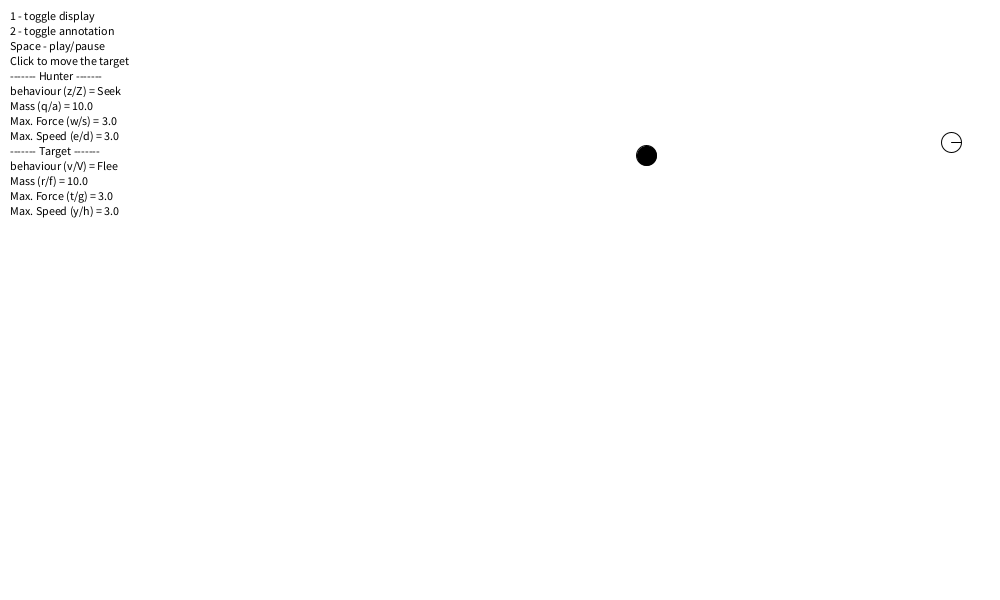
Frame 1 (no input)
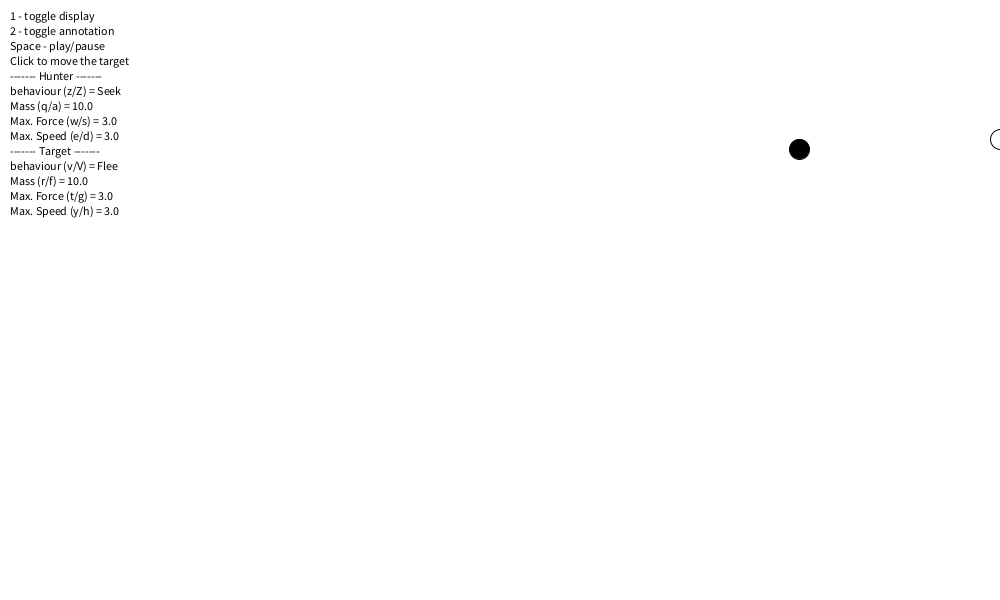
Frame 60 (the mouse pressed at the canvas centre just before this capture)
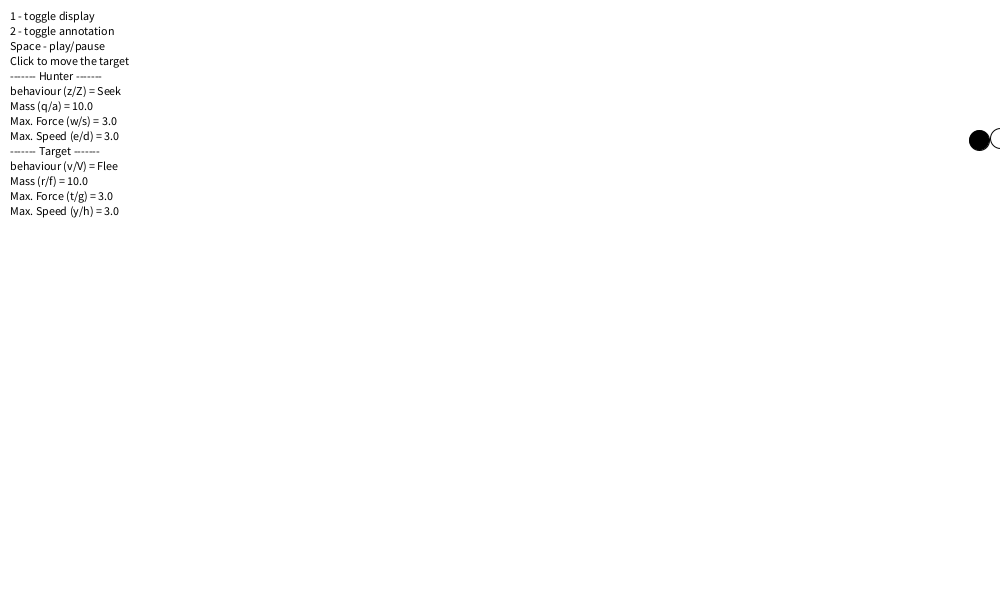
Frame 120 (the mouse held since frame 60 and released just before this capture)

The Processing sketch that drew these frames (run headless with seeded random() and noise(); from frame 60 on, the mouse is pressed at the canvas centre):

// Processing sketch: HuntDemo
// ── HuntDemo.pde
/*
 *
 * The HuntDemo sketch
 *
 */

// Agents
Agent hunter;
Agent target;

// It's steering behaviour
Seek seek;
Flee flee;
Pursue pursue;
Evade evade;

int counterHunter=0;
int counterTarget=0;

// Are we paused?
boolean pause;
// Is this information panel being displayed?
boolean showInfo;

// Initialisation
void setup() {
  size(1000,600); // Large display window
  pause = false;
  showInfo = true;
  
  /*** Hunter Agent ***/
  // Create the agent
  hunter = new Agent(10, 10, randomPoint());
  target = new Agent(10, 10, randomPoint());
  
  /*//For experiment purpose only
  hunter = new Agent(10, 10, new PVector (100,100),11);
  target = new Agent(10, 10, new PVector (200,100),10);
  */
  
  // Create behaviours
  seek = new Seek(hunter, target.position, 10);
  flee = new Flee(target, hunter.position, 10);
  pursue = new Pursue(hunter, target.position, target.velocity, 10);
  evade = new Evade(target, hunter.position, hunter.velocity, 10);
  
  // initially start with seek/flee behaviour
  pursue.active = false;
  evade.active = false;
  
  // Add the behaviour to the agent
  hunter.behaviours.add(seek); 
  hunter.behaviours.add(pursue);
  target.behaviours.add(flee);
  target.behaviours.add(evade);
  smooth(); // Anti-aliasing on
}

// Pick a random point in the display window
PVector randomPoint() {
  return new PVector(random(width), random(height));
}

// The draw loop
void draw() {
  // Clear the display
  background(255); 
  
  // Move forward one step in steering simulation
  if (!pause) {
    hunter.update(); 
    target.update();
  }
  /**/
  
  // Draw the agent
  hunter.draw(0);
  target.draw(255); 
  
  // Draw the information panel
  if (showInfo) drawInfoPanel();
}
  
// Draw the information panel!
void drawInfoPanel() {
 
  pushStyle(); // Push current drawing style onto stack 
  fill(0);
  text("1 - toggle display", 10, 20);
  text("2 - toggle annotation", 10, 35);
  text("Space - play/pause", 10, 50);
  text("Click to move the target",10, 65);
  text("------- Hunter -------",10, 80);
  text("behaviour (z/Z) = " + hunter.getBehaviour() ,10,95); 
  text("Mass (q/a) = " + hunter.mass, 10, 110);
  text("Max. Force (w/s) = " + hunter.maxForce, 10, 125);
  text("Max. Speed (e/d) = " + hunter.maxSpeed, 10, 140);
  text("------- Target -------",10, 155);
  text("behaviour (v/V) = " + target.getBehaviour(),10,170); 
  text("Mass (r/f) = " + target.mass, 10, 185);
  text("Max. Force (t/g) = " + target.maxForce, 10, 200);
  text("Max. Speed (y/h) = " + target.maxSpeed, 10, 215);
  popStyle(); // Retrieve previous drawing style
}

/*
 * Input handlers
 */

// Mouse clicked, so move the target
void mouseClicked() {
  target.position = new PVector (mouseX, mouseY);
  seek.targetPos = target.position;
  pursue.targetPos = target.position;
  evade.hunterPos = hunter.position;
  flee.hunterPos = hunter.position;
}

// Key pressed
void keyPressed() {
   if (key == ' ') {
     togglePause();
     
   } else if (key == '1' || key == '!') {
     toggleInfo();
     
   } else if (key == '2' || key == '@') {
     hunter.toggleAnnotate();
   
     /*** HUNTER ***/
     // Vary the hunter's behaviour
   } else if(key == 'z' || key == 'Z'){
     changeHunterBehaviour();
     
     // Vary the hunter's mass
   } else if (key == 'q' || key == 'Q') {
     hunter.incMass();
   } else if (key == 'a' || key == 'A') {
     hunter.decMass();
     
     // Vary the huntert's maximum force
   } else if (key == 'w' || key == 'W') {
     hunter.incMaxForce();
   } else if (key == 's' || key == 'S') {
     hunter.decMaxForce();

     // Vary the hunter's maximum speed
   } else if (key == 'e' || key == 'E') {
     hunter.incMaxSpeed();
   } else if (key == 'd' || key == 'D') {
     hunter.decMaxSpeed();
   
     /*** TARGET ***/  
   } else if(key == 'v' || key == 'V'){
     changeTargetBehaviour();  
     
   // Vary the target's mass
   } else if (key == 'r' || key == 'R') {
     target.incMass();
   } else if (key == 'f' || key == 'F') {
     target.decMass();
     
     // Vary the target's maximum force
   } else if (key == 't' || key == 'T') {
     target.incMaxForce();
   } else if (key == 'g' || key == 'G') {
     target.decMaxForce();

     // Vary the target's maximum speed
   } else if (key == 'y' || key == 'Y') {
     target.incMaxSpeed();
   } else if (key == 'h' || key == 'H') {
     target.decMaxSpeed();
   
   }
}

void changeHunterBehaviour(){
  int n = hunter.behaviours.size();
  if (n>1){
    Steering sb = (Steering) hunter.behaviours.get(counterHunter % n);
    sb.active = false;
    counterHunter++;
    sb = (Steering) hunter.behaviours.get(counterHunter % n);
    sb.active = true;
  }
}

void changeTargetBehaviour(){
  int n = target.behaviours.size();
  if (n>1){
    Steering sb = (Steering) target.behaviours.get(counterTarget % n);
    sb.active = false;
    counterTarget++;
    sb = (Steering) target.behaviours.get(counterTarget % n);
    sb.active = true;
  }
}

// Toggle the pause state
void togglePause() {
     if (pause) {
       pause = false; 
     } else {
       pause = true;
     }
}

// Toggle the display of the information panel
void toggleInfo() {
     if (showInfo) {
       showInfo = false; 
     } else {
       showInfo = true;
     }
}


// ── Agent.pde
/*
 * A Steered Agent
 */
class Agent {
  
  // Body  
  float mass;
  float radius;

  // Physics
  PVector position;    
  PVector velocity;
  PVector acceleration;
  PVector force;
  
  // Limits
  float maxSpeed;
  float maxForce;

  // Unit vector in direction agent is facing
  PVector forward; 
  // Unit vector orthogonal to forward, to the right of the agent
  PVector side;
  
  // A list of steering behaviours  
  ArrayList behaviours;
  
  // Should we draw steering annotations on agent?
  // e.g. draw the force vector
  boolean annotate;

  // Initialisation
  Agent(float m, float r, PVector p) {
  /*//For Experiment purpose only 
  Agent(float m, float r, PVector p,int ms) {
    maxSpeed = ms;
  */
    mass = m;
    radius = r;
    position = p;
  
    // Agents starts at rest
    velocity = new PVector(0,0);
    acceleration = new PVector(0,0);
    force = new PVector(0,0);
    
    // Some arbitary initial limits
    maxSpeed = 3;
    maxForce = 3;
   
    // Because velocity is zero vector 
    forward = new PVector(0,0);
    side = new PVector(0,0);
    
    // Any empty list of steering behaviours
    behaviours = new ArrayList();
    
    // Don't draw annotations
    annotate = false;
  }  
  
  // Agent's behavoiur
  String getBehaviour(){
    for (int i = 0; i < behaviours.size(); i++) {
       Steering sb = (Steering) behaviours.get(i);
       if (sb.active) {
         return sb.name;
       } 
    }
    return "null";
  }
  
  // Agent simulation step
  void update() {
    
    // Sum the list of steering forces
    PVector sf = new PVector(0,0);
    for (int i = 0; i < behaviours.size(); i++) {
       Steering sb = (Steering) behaviours.get(i);
       PVector sfi = sb.getForce();
       sf.add(sfi); 
    }
    // Trim the steering force
    if (maxForce > 0) sf.limit(maxForce);    
    force = sf;
    
    // Physics update
    acceleration = PVector.div(force, mass);
    velocity.add(acceleration);
    if (maxSpeed > 0) velocity.limit(maxSpeed);
    position.add(velocity);
    
    // Dead stop at vertical boundaries
    if (position.x <= 0) {
      position.x = 0;
      velocity = new PVector(0,0);
    } else if (position.x >= width) {
      position.x = width;
      velocity = new PVector(0,0);
    }

    // Dead stop at horizontal boundaries    
    if (position.y <= 0) {
      position.y = 0;
      velocity = new PVector(0,0);
    } else if (position.y >= height) {
      position.y = height;
      velocity = new PVector(0,0);
    }
    
    // Calculate forward and side vectors
    forward.x = velocity.x;
    forward.y = velocity.y;
    forward.normalize();
    side.x = -forward.y;
    side.y = forward.x;
    
  }
  
  
  // Draw agent etc.
  void draw(int col) {
    
    // Draw any steering behaviour related stuff
    //for (int i = 0; i < behaviours.size(); i++) {
      // Steering sb = (Steering) behaviours.get(i);
       //sb.draw();
    //}  

    // Draw the agent
    //   Draw circle
    fill(col);
    float d = radius * 2;
    ellipse(position.x, position.y, d, d);
    //   Draw radial line in forward direction
    PVector heading = PVector.mult(forward, radius);
    heading.add(position);
    line(position.x, position.y, heading.x, heading.y);
    
    // Draw force vector if required
    if (annotate) {
      pushStyle();
      stroke(204, 102, 0);
      // Scale the force vector x10 so it's visible
      float forceX = position.x + (10 * force.x);
      float forceY = position.y + (10 * force.y);
      line(position.x, position.y, forceX, forceY);
      popStyle();
    }
  }
  
  // Toggle annotations
  void toggleAnnotate() {
    if (annotate) {
       annotate = false;
    } else {
       annotate = true;
    } 
  }
  
  /*
   * Change parameters
   */
  // Vary maximum speed
  void incMaxSpeed() {    
    maxSpeed++;
  }
  void decMaxSpeed() {    
    maxSpeed--;
    if (maxSpeed < 1) maxSpeed = 1;
  }

  // Vary maximum force  
  void incMaxForce() {    
    maxForce++;
  }
  void decMaxForce() {    
    maxForce--;
    if (maxForce < 1) maxForce = 1;
  }

  // Vary mass
  void incMass() {    
    mass++;
  }
  void decMass() {    
    mass--;
    if (mass < 1) mass = 1;
  }
  
  /*
   * Translate between global space and the agent's local space
   *
   * Global: Processing's default co-ordinate system.
   * Local: co-ordinate system with agent at the origin, facing along the
   * x-axis, with the y-axis extending to it's right.
   */ 
  
  PVector toLocalSpace(PVector vec) {
    PVector trans = PVector.sub(vec, position);
    PVector local =  new PVector(trans.dot(forward), trans.dot(side));
    return local;
  }
  
  PVector toGlobalSpace(PVector vec) {
    PVector global = PVector.mult(forward, vec.x);
    global.add(PVector.mult(side, vec.y)); 
    global.add(position);    
    
    return global;
  }
  
}
  
  
 

// ── Evade.pde
/* 
 * The Evade Steering Behaviour
 */
 
class Evade extends Steering {

  // Position/size of target
  PVector hunterPos;
  PVector hunterVel;
  float radius;
  
  // Initialisation
  Evade(Agent a, PVector t, PVector v, float r) {
      super(a);
      hunterPos = t;
      hunterVel = v;
      radius = r;
      name = "Evade";
  }
  
  PVector calculateRawForce() {
    // Check that agent's centre is not over hunterPos
     if (PVector.dist(agent.position,hunterPos) > radius) {
       PVector evade = PVector.sub(agent.position, calculatePredictedPosition());
       evade.normalize();
       evade.mult(agent.maxSpeed);
       evade.sub(agent.velocity);
       return evade;
     } else  {
        // If agent's centre is over hunterPos, stop
        return new PVector(0,0); 
      }
  }
  
  PVector calculatePredictedPosition(){
    PVector d = new PVector(hunterVel.x,hunterVel.y);
    float t = min(3,calculateTimeToTarget());
    d.mult(t);
    PVector predPos = PVector.add(hunterPos, d);
    if (predPos.mag()>0){
      return predPos;
    }
    return new PVector(0,0);
  }
  
  float calculateTimeToTarget(){
    float k = 1;
    PVector v = agent.velocity;
    PVector timeToTarget = PVector.sub(agent.position,hunterPos);
    return k*(timeToTarget.mag()/v.mag());
  }
  
  void draw (){
  }
}

// ── Flee.pde
/* 
 * The Flee Steering Behaviour
 */
 
class Flee extends Steering {

  // Position/size of hunter
  PVector hunterPos;
  float radius;
  
  // Initialisation
  Flee(Agent a, PVector t, float r) {
      super(a);
      hunterPos = t;
      radius = r;
      name = "Flee";
  }
  
  PVector calculateRawForce() {
   // Check that agent's centre is not over hunterPos
      if (PVector.dist(agent.position, hunterPos) > radius) {
        // Calculate Seek Force
        PVector flee = PVector.sub(agent.position,hunterPos);
        flee.normalize();
        flee.mult(agent.maxSpeed);
        flee.sub(agent.velocity);
        return flee;
      } else  {
         //If agent's centre is over target, stop
        return new PVector(0,0); 
      } 
  }
  
  
  void draw (){
  
  }
}

// ── Pursue.pde
/* 
 * The Pursue Steering Behaviour
 */
 
class Pursue extends Steering {

  // Position/size of target
  PVector targetPos;
  PVector targetVel;
  float radius;
  
  // Initialisation
  Pursue(Agent a, PVector t, PVector v, float r) {
      super(a);
      targetPos = t;
      targetVel = v;
      radius = r;
      name = "Pursue";
  }
  
  PVector calculateRawForce() {
    // Check that agent's centre is not over targetPos
     if (PVector.dist(targetPos, agent.position) > radius) {
       PVector pursue = PVector.sub(calculatePredictedPosition(), agent.position);
       pursue.normalize();
       pursue.mult(agent.maxSpeed);
       pursue.sub(agent.velocity);
       return pursue;
     } else  {
        // If agent's centre is over targetPos, stop
        /* //For experiment purpose
        println("TIME TAKEN is " + millis());
        noLoop();
        */
        return new PVector(0,0); 
      }
  }
  
  PVector calculatePredictedPosition(){
    PVector d = new PVector(targetVel.x,targetVel.y);
    float t = min(3,calculateTimeToTarget());
    d.mult(t);
    PVector predPos = PVector.add(targetPos, d);
    if (predPos.mag()>0){
      return predPos;
    }
    return new PVector(0,0);
  }
  
  float calculateTimeToTarget(){
    float k = 1;
    PVector v = agent.velocity;
    PVector timeToTarget = PVector.sub(targetPos,agent.position);
    return k*(timeToTarget.mag()/v.mag());
  }
  
  void draw (){
  }
}

// ── Seek.pde
/*
 * The Seek Steering Behaviour
 */
class Seek extends Steering {
  
  // Position/size of target
  PVector targetPos;
  float radius;
  
  // Initialisation
  Seek(Agent a, PVector t, float r) {
      super(a);
      targetPos = t;
      radius = r;
      name = "Seek";
  }
  
  PVector calculateRawForce() {
      // Check that agent's centre is not over targetPos
      if (PVector.dist(targetPos, agent.position) > radius) {
        // Calculate Seek Force
        PVector seek = PVector.sub(targetPos, agent.position);
        seek.normalize();
        seek.mult(agent.maxSpeed);
        seek.sub(agent.velocity);
        return seek;
      } else  {
        // If agent's centre is over targetPos, stop
        /* //For experiment purpose
        println("TIME TAKEN is " + millis());
        noLoop();
        */
        return new PVector(0,0); 
      }   
  }
  
  // Draw the targetPos
  void draw() {
  }
}

// ── Steering.pde
/*
 * A Steering Behaviour
 */
abstract class Steering {
  
  // The steered agent
  Agent agent;
  // Relative weight in sum of all steering forces
  float weight;
  // Is the behaviour switched on?
  boolean active;
  // name
  String name;
  
  // Initialisation
  Steering(Agent a) {
   agent = a;
   weight = 1;
   active = true;
  }
  
  // Get the current steering force for this behaviour
  PVector getForce() {
    if (active) {
       // Actual force is calculated in subclass
       PVector f = calculateRawForce();
       f.mult(weight); // Weight the result
       return f;
    } else {
       // No force if this behaviour is not active
       return new PVector(0,0); 
    }
  }

  // The actual force calculation
  abstract PVector calculateRawForce();
  
  // Draw any associated objects
  abstract void draw();
}
